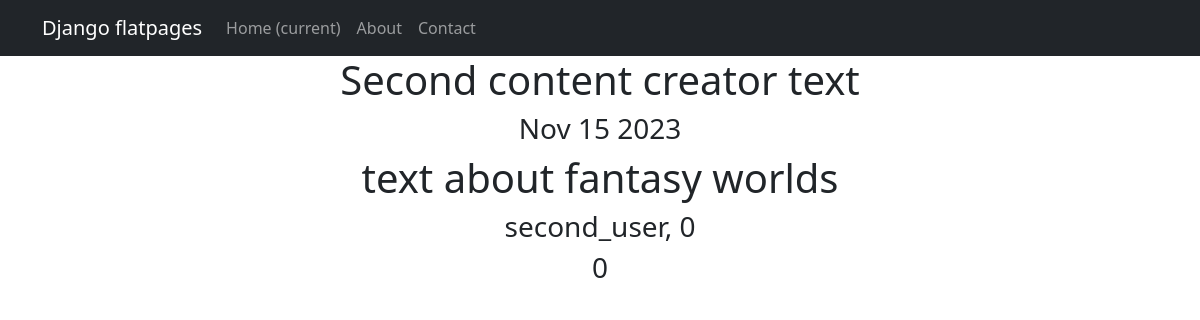
Page /newslist/2 on the committed database.
### news/models.py (models this page shows, shortened)
class Post(models.Model):
    news = 'news'
    content = 'content'
    CATEGORY = [(news, 'новость'), (content, 'статья')]
    creator = models.ForeignKey(Author, on_delete=models.CASCADE)
    type_choice = models.CharField(max_length=7, choices=CATEGORY, default=content)
    creation_time = models.DateTimeField(auto_now=True)
    post_category = models.ManyToManyField(Category, through='PostCategory')
    header = models.CharField(max_length=128)
    content = models.TextField()
    rating = models.SmallIntegerField(default=0)

class Author(models.Model):
    content_creator = models.OneToOneField(User, on_delete=models.CASCADE)
    rating_content = models.SmallIntegerField(default=0)
    def __str__(self):
        return f'{self.content_creator}, {self.rating_content}'

### news/views.py (the view)
# urls.py: path('<int:pk>', PostDetail.as_view()),
class PostDetail(DetailView):
    model = Post
    template_name = 'news.html'
    context_object_name = 'news'

### templates/news.html (shortened to what this page needs)
{% extends 'flatpages/default.html' %}
{% block content %}
<h1>{{ news.header }}</h1>
<h3>{{ news.creation_time|date:'M d Y' }}</h3>
<h1>{{ news.content }}</h1>
<h3>{{ news.creator }}</h3>
<h3>{{ news.rating }}</h3>
{% endblock content %}

### rows in the picture
Post: header "Second content creator text", creation_time "Nov 15 2023", content "text about fantasy worlds", creator "second_user, 0", rating "0"
